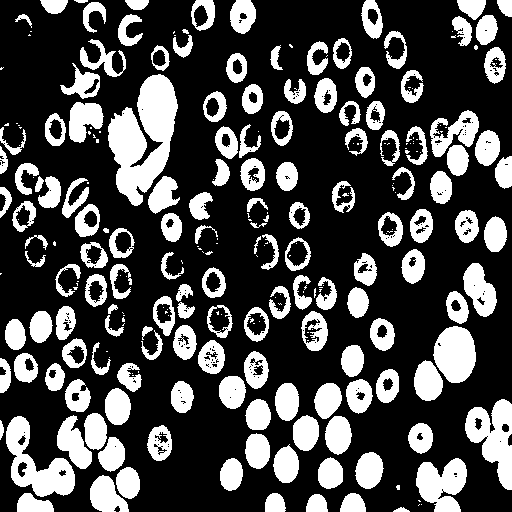
#> input picture TP1/Images/cellbin.bmp, 512 x 512 px
$ python tp_morpho.py   (older library calls are emulated)
#> lines starting #> are read from the running program, lines starting #| are printed output that depends on the picture; after the words box and inside, x2 and y2 are one past the last pixel; in counts of white or black regions, pixels touching at a corner belong together
#!/usr/bin/env python3
# -*- coding: utf-8 -*-
"""
Created on Tue Sep  4 10:23:50 2018
Modified Oct 2020

@author: Said,Isabelle
"""


#%% SECTION 1 inclusion de packages externes

import numpy as np
import platform
import tempfile
import os
import matplotlib.pyplot as plt
from scipy import ndimage as ndi
# necessite scikit-image
from skimage import io as skio


# POUR LA MORPHO
import skimage.morphology as morpho
import skimage.feature as skf
from scipy import ndimage as ndi

#%% SECTION 2 fonctions utiles pour le TP

# [64 lines left out: functions viewimage, viewimage_color, not called in this run]


def strel(forme,taille,angle=45):
    """renvoie un element structurant de forme
     'diamond'  boule de la norme 1 fermee de rayon taille
     'disk'     boule de la norme 2 fermee de rayon taille
     'square'   carre de cote taille (il vaut mieux utiliser taille=impair)
     'line'     segment de langueur taille et d'orientation angle (entre 0 et 180 en degres)
      (Cette fonction n'est pas standard dans python)
    """

    if forme == 'diamond':
        return morpho.selem.diamond(taille)
    if forme == 'disk':
        return morpho.selem.disk(taille)
    if forme == 'square':
        return morpho.selem.square(taille)
    if forme == 'line':
        angle=int(-np.round(angle))
        angle=angle%180
        angle=np.float32(angle)/180.0*np.pi
        x=int(np.round(np.cos(angle)*taille))
        y=int(np.round(np.sin(angle)*taille))
        if x**2+y**2 == 0:
            if abs(np.cos(angle))>abs(np.sin(angle)):
                x=int(np.sign(np.cos(angle)))
                y=0
            else:
                y=int(np.sign(np.sin(angle)))
                x=0
        rr,cc=morpho.selem.draw.line(0,0,y,x)
        rr=rr-rr.min()
        cc=cc-cc.min()
        img=np.zeros((rr.max()+1,cc.max()+1) )
        img[rr,cc]=1
        return img
    raise RuntimeError('Erreur dans fonction strel: forme incomprise')


# [15 lines left out: function couleurs_alea, not called in this run]

#%% SECTION 3 exemples de commandes pour effectuer ce qui est demande pendant le TP

# Images binaire
im1=skio.imread('Images/cellbin.bmp')
#> im1: shape (512, 512) bool; 29.1% white; 270 white regions (119 under 20 px), largest, box (x1, y1, x2, y2) and area: (108, 74, 178, 206) 5286, (6, 416, 75, 497) 2464, (465, 399, 512, 490) 2336
# [17 lines of commented-out code are left out]

se1=strel('disk',2)

# dilatation
dil=morpho.dilation(im1,se1)
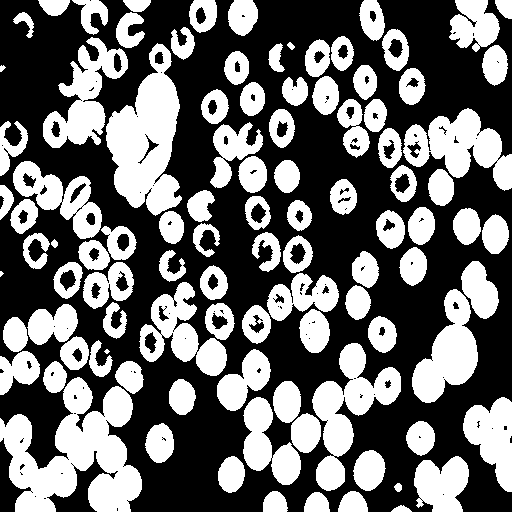
#> dil: shape (512, 512) bool; 41.8% white; 100 white regions (2 under 20 px), largest, box (x1, y1, x2, y2) and area: (0, 377, 142, 512) 10448, (106, 43, 182, 216) 7559, (312, 343, 401, 491) 5124
plt.imshow(dil,cmap="gray")

# erosion
ero=morpho.erosion(im1,se1)
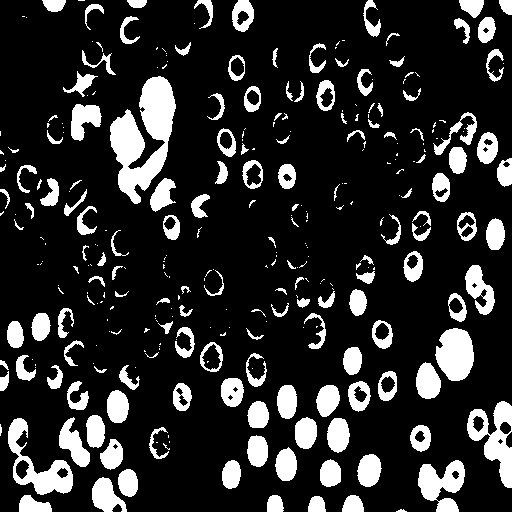
#> ero: shape (512, 512) bool; 17% white; 308 white regions (158 under 20 px), largest, box (x1, y1, x2, y2) and area: (110, 76, 176, 204) 4355, (467, 401, 512, 488) 1772, (8, 418, 73, 495) 1748
plt.imshow(ero,cmap="gray")

#ouverture
_open=morpho.opening(im1,se1)
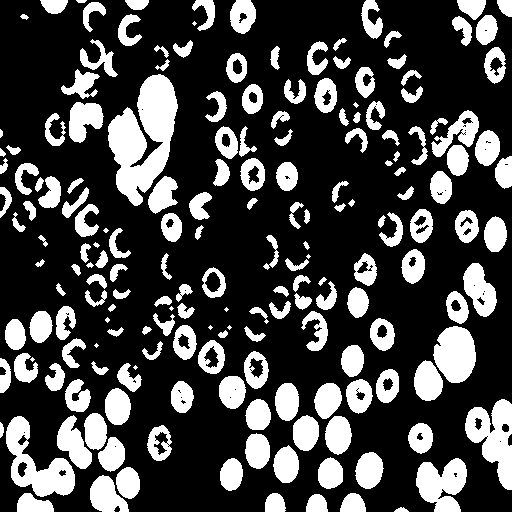
#> _open: shape (512, 512) bool; 27% white; 188 white regions (12 under 20 px), largest, box (x1, y1, x2, y2) and area: (108, 74, 178, 206) 5250, (6, 416, 75, 497) 2443, (465, 399, 512, 490) 2332
plt.imshow(_open,cmap="gray")

#fermeture
_close=morpho.closing(im1,se1)
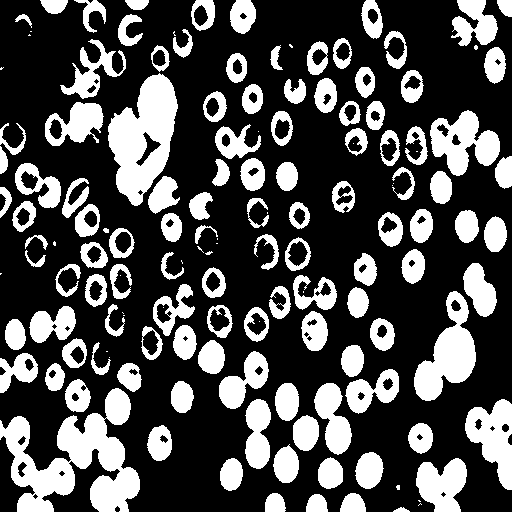
#> _close: shape (512, 512) bool; 30.4% white; 146 white regions (30 under 20 px), largest, box (x1, y1, x2, y2) and area: (0, 388, 140, 512) 7991, (108, 73, 178, 206) 5403, (414, 291, 476, 401) 3285
plt.imshow(_close,cmap="gray")

#%% CA - tp

# EX1 - 3
_im = skio.imread('Images/bat200.bmp')
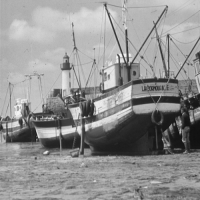
#> input picture TP1/Images/bat200.bmp, 200 x 200 px
#plt.imshow(_im,cmap="gray")
_se3x3 =strel('square',3)
_se5x5 =strel('square',5)
_se7x7 =strel('square',7)

#Avec dilatation
#> (the run stopped early here; a loop or call above may not have finished)
